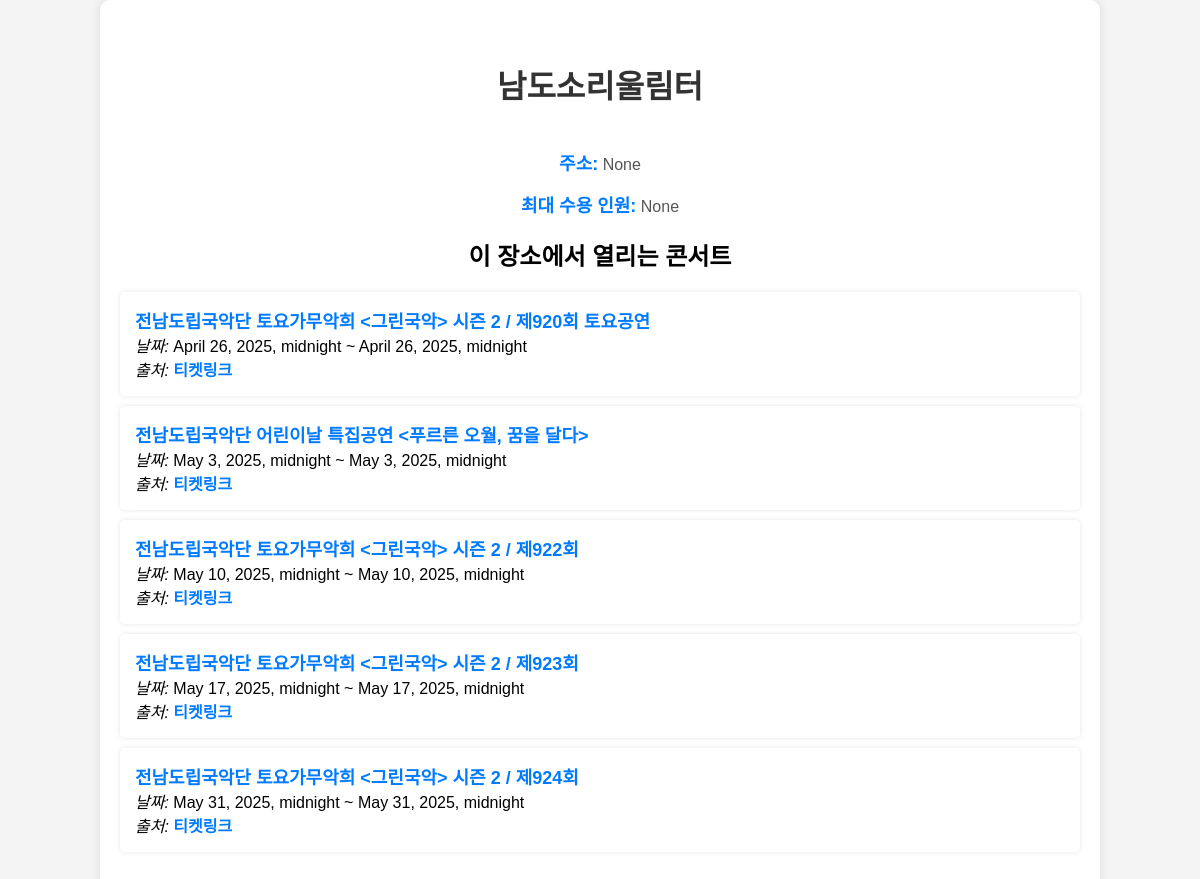
The app's page /allincon/location_group_app/223/, older data.
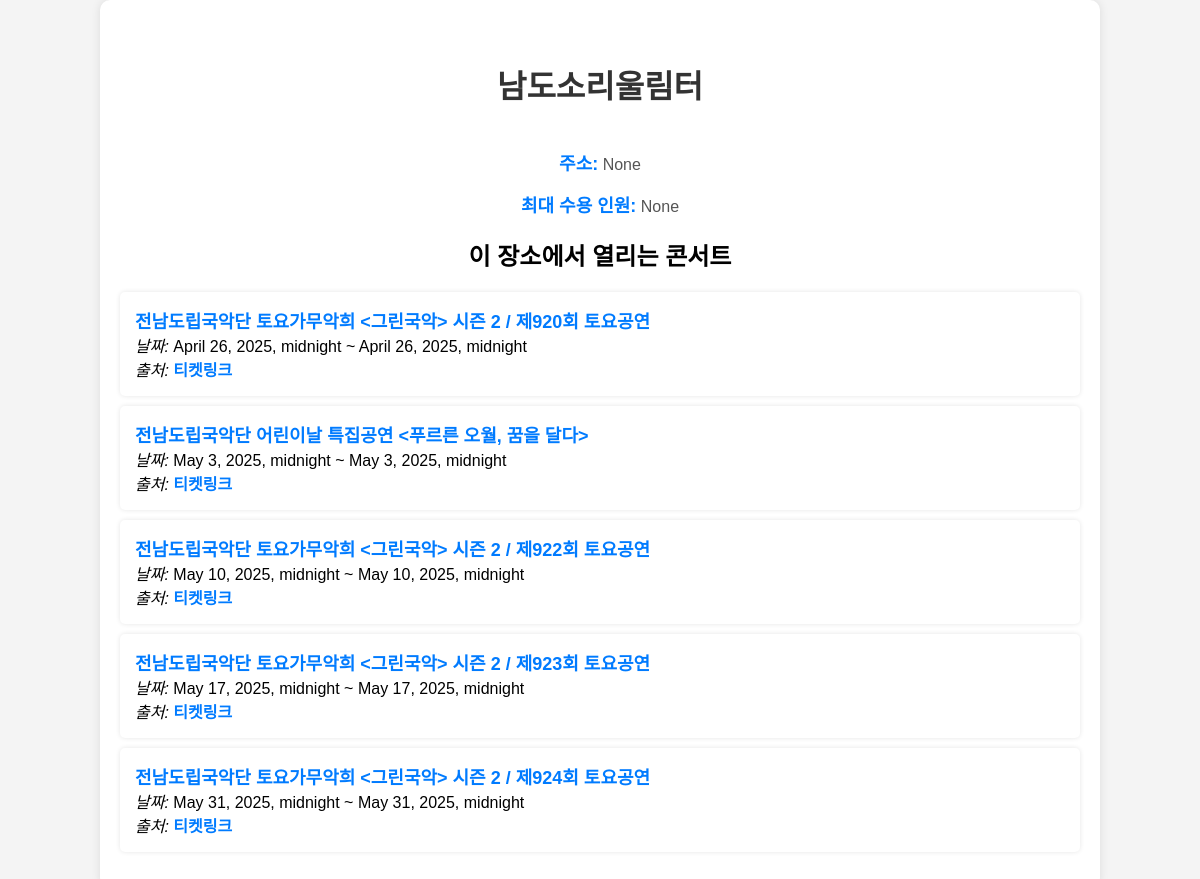
The same page, newer data.
### allincon/models.py (models this page shows, shortened)
class Location(models.Model):
    name = models.CharField(max_length=200)
    address = models.CharField(max_length=255, null=True, blank=True)  # 예시 필드
    max_people = models.IntegerField(null=True, blank=True)  # null 허용

class Concert(models.Model):
    title = models.CharField(max_length=200)
    location = models.ForeignKey('Location', on_delete=models.CASCADE)
    start_date = models.DateTimeField(null=True, blank=True)
    end_date = models.DateTimeField(null=True, blank=True)
    site=models.ForeignKey('Site', on_delete=models.CASCADE, null=True, blank=True)

class Site(models.Model):
    name = models.CharField(max_length=200)
    def __str__(self):
        return self.name

### allincon/views.py (the view)
# urls.py: path('location_group_app/<int:location_id>/',views.locationDetail, name='location-detail'),
def locationDetail(request, location_id): #location_id에 해당하는 location의 id를 가져와서 location_group_app.html에 전달
    location = Location.objects.get(id=location_id) # location_id에 해당하는 location을 가져옴
    concerts = Concert.objects.filter(location=location) # location에 해당하는 concert를 가져옴
    context = {'location': location, 'concerts': concerts}
    return render(request, 'allincon/location_group_app.html', context)

### allincon/templates/allincon/location_group_app.html (shortened to what this page needs)
<!DOCTYPE html>
<html lang="ko">
<head>
</head>
<body>
    <div class="container">
        <h1>{{ location.name }}</h1>
        <p><strong>주소:</strong> {{ location.address }}</p>
        <p><strong>최대 수용 인원:</strong> {{ location.max_people }}</p>
        <h2>이 장소에서 열리는 콘서트</h2>
        <ul>
            {% for concert in concerts %}
                <li>
                    <strong>{{ concert.title }}</strong> <br>
                    <em>날짜:</em> {{ concert.start_date }} ~ {{ concert.end_date }} <br>
                    <em>출처:</em> <a href="{{ concert.site }}" target="_blank">{{ concert.site }}</a>
                </li>
            {% empty %}
                <li><strong>이 장소에서 예정된 콘서트가 없습니다.</strong></li>
            {% endfor %}
        </ul>
    </div>
</body>
</html>

### allincon/templates/allincon/location_group_app.html (style rules this page uses)
body { font-family: Arial, sans-serif; background-color: #f4f4f4; margin: 0; padding: 0; text-align: center; }
.container { width: 80%; margin: auto; background: white; padding: 20px; border-radius: 10px; box-shadow: 0px 0px 10px rgba(0,0,0,0.1); }
h1 { color: #333; padding: 20px 0; }
p { font-size: 16px; color: #555; }
ul { list-style: none; padding: 0; }
li { background: #fff; margin: 10px 0; padding: 15px; border-radius: 5px; box-shadow: 0px 0px 5px rgba(0,0,0,0.1); text-align: left; }
strong { font-size: 18px; color: #007BFF; }
a { color: #007BFF; text-decoration: none; font-weight: bold; }

Row changes from the older to the newer data that the page shows:
changed Concert: title "전남도립국악단 토요가무악희 <그린국악> 시즌 2 / 제922회" → "전남도립국악단 토요가무악희 <그린국악> 시즌 2 / 제922회 토요공연"
changed Concert: title "전남도립국악단 토요가무악희 <그린국악> 시즌 2 / 제923회" → "전남도립국악단 토요가무악희 <그린국악> 시즌 2 / 제923회 토요공연"
changed Concert: title "전남도립국악단 토요가무악희 <그린국악> 시즌 2 / 제924회" → "전남도립국악단 토요가무악희 <그린국악> 시즌 2 / 제924회 토요공연"
